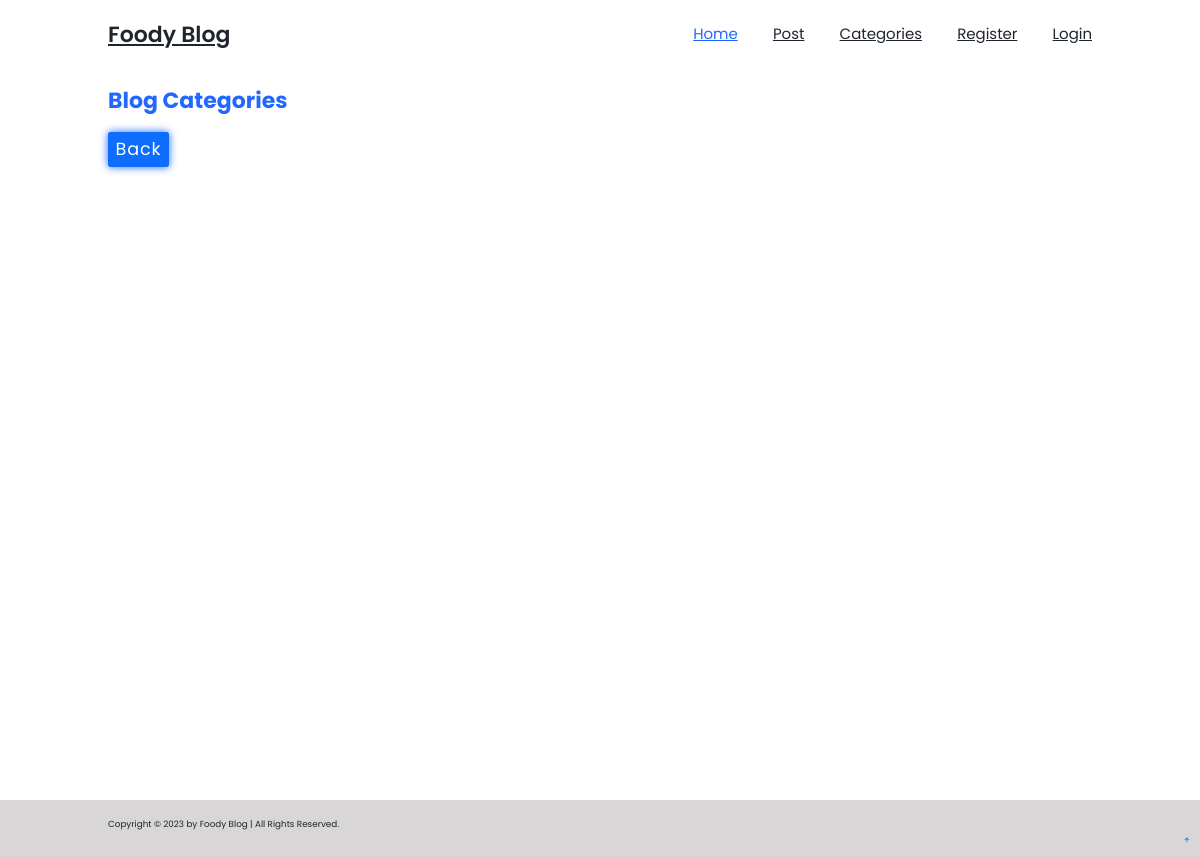
The page /category_list/ on the database as committed earlier.
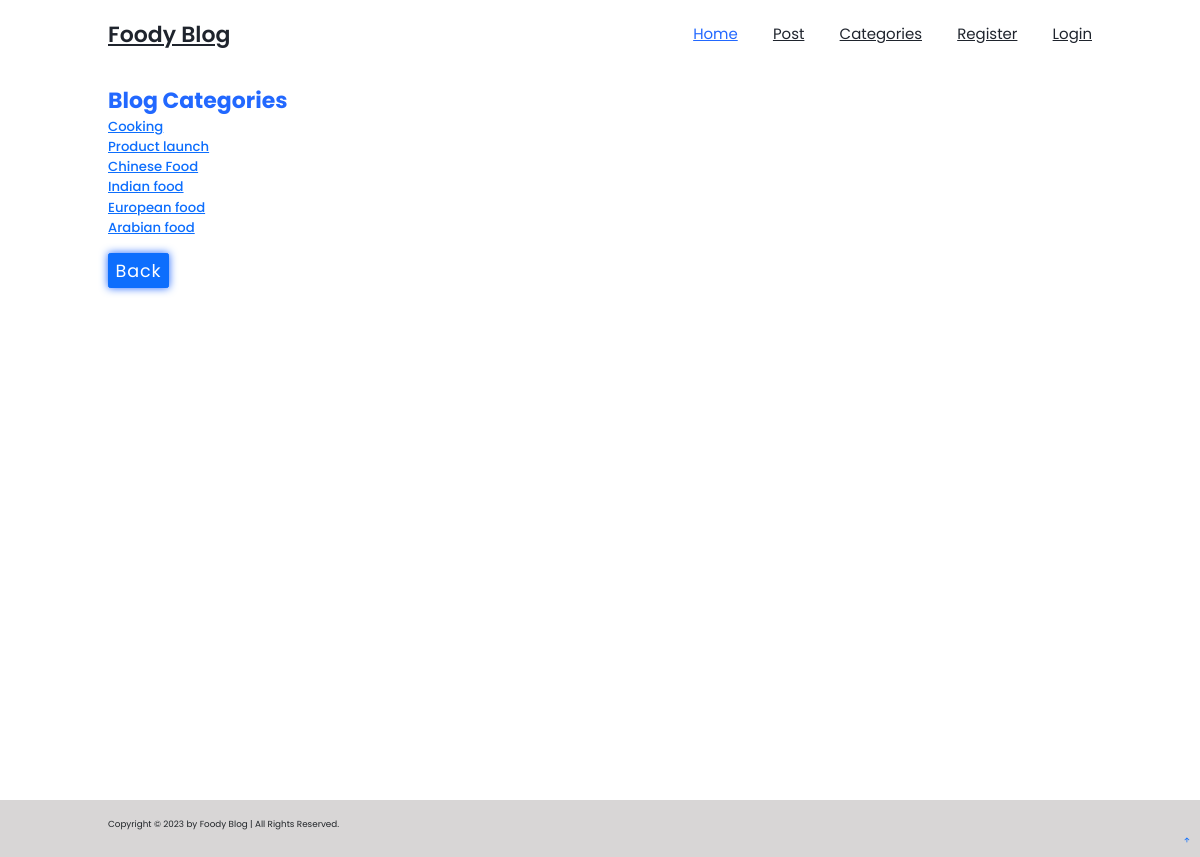
The same page on the database as committed later.
### Blog_app/models.py (models this page shows, shortened)
class Category(models.Model):
    name = models.CharField(max_length=255)
    def __str__(self):
        return self.name

### Blog_app/views.py (the view)
# urls.py: path('category_list/', CategoryListView, name="category_list"),
def CategoryListView(request):
    cat_menu_list = Category.objects.all()
    return render(request, 'category_list.html', {'cat_menu_list': cat_menu_list})

### Blog_app/templates/category_list.html (shortened to what this page needs)
{% extends 'base.html' %}
{% load static %}
{% block content %}
<link rel="stylesheet"
    href=" https://cdn.jsdelivr.net/npm/bootstrap@5.1.3/dist/css/bootstrap.min.css ">
<section class="category_list" id="category_list">
    <h1 style="color: var(--main-color);" class="fw-bold fs-1">Blog Categories</h1>
    {% for item in cat_menu_list %}
            <h4><a href="{% url 'category' item %}">{{ item }}</a></h4>
            {% endfor %}
            <br>
    <a href="{% url 'home' %}" class="fs-2 btn btn-primary">Back</a>
</section>
{% endblock content %}

### Blog_app/templates/base.html (shortened to what this page needs)
{% load static %}
<!DOCTYPE html>
<html>
  <head>
    <link href="https://unpkg.com/boxicons@2.1.4/css/boxicons.min.css" rel="stylesheet">
    <link rel="stylesheet" href="{% static 'css/blogg.css' %}">
  </head>
  <body>
    <header class="header">
      <a href="{% url 'home' %}" class="logo">Foody Blog</a>
      <nav class="navbar">
        <a href="{% url 'home' %}#home" class="active">Home</a>
        <a href="{% url 'home' %}#post">Post</a>
        {% if cat_menu %}
        <div class="dropdown">
          <a href="#">Categories
            <i class="bx bx-caret-down"></i>
          </a>
          <div class="dropdown-content">
            {% for item in cat_menu %}
            <a href="{% url 'category' item %}">{{ item }}</a>
            {% endfor %}
          </div>
        </div>
        {% else %}
        <a href="{% url 'category_list' %}#category_list">Categories</a>
        {% endif %}
        {% if user.is_authenticated %}
        <a href="{% url 'add_post' %}#article">Add post</a>
        <a href="{% url 'add_category' %}#category">Add Category</a>
        <a href="{% url 'logout' %}#logout">Logout</a>
        {% else %}
        <a href="{% url 'register' %}#register">Register</a>
        <a href="{% url 'login' %}#login">Login</a>
        {% endif %}
      </nav>
    </header>
    {% block content %}
    {% endblock content %}
    <footer class="footer">
      <div class="text-center">
          <p>Copyright &copy; 2023 by Foody Blog | All Rights Reserved.</p>
      </div>
      <div class="position-fixed bottom-0 end-0 p-3">
          <a href="{% url 'home' %}"><i class='bx bx-up-arrow-alt'></i></a>
      </div>
    </footer>
  </body>
</html>

### Blog_app/static/css/blogg.css (style rules this page uses)
* { margin: 0; padding: 0; box-sizing: border-box; text-decoration: none; border: none; outline: none; scroll-behavior: smooth; font-family: 'poppins', sans-serif; }
:root { --bg-color: #fff; --second-bg-color: #d8d6d6; --text-color:#1f242d; --main-color: #2268ff; }
html { font-size: 62.5%; overflow-x: hidden; }
body { background: var(--bg-color); color: var(--text-color); }
section { min-height: 100vh; padding: 10rem 9% 2rem; }
.header { position: fixed; top: 0; left: 0; width: 100%; padding: 2rem 9%; background: var(--color); display: flex; justify-content: space-between; }
.logo { font-size: 2.5rem; color: var(--text-color); font-weight: 600; cursor: default; }
.navbar { display: flex; align-items: center; }
.navbar a { font-size: 1.7rem; color: var(--text-color); margin-left: 4rem; transition: 2s; position: relative; }
.navbar a:hover, .navbar a.active { color: var(--main-color); }
.btn { display: inline-block; padding: 1rem 2.8rem; background: var(--main-color); border-radius: 4rem; box-shadow: 0 0 1rem var(--main-color); font-size: 1.6rem; color: var(--second-bg-color); letter-spacing: .1rem; font-weight: 600; transition: 2s ease; }
.footer { display: flex; justify-content: space-between; align-items: center; flex-wrap: wrap; padding: 2rem 9%; background: var(--second-bg-color); }
@media (max-width: 1200px) { html { font-size: 55%; } }

Rows that differ between the two databases and show on the page:
added Category: name "Cooking"
added Category: name "Product launch"
added Category: name "Chinese Food"
added Category: name "Indian food"
added Category: name "European food"
added Category: name "Arabian food"
